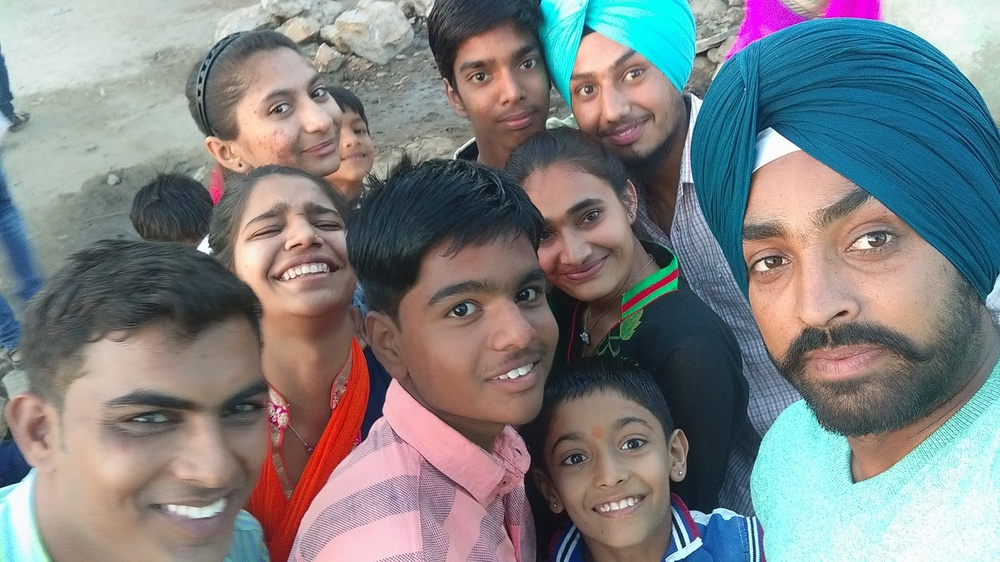
#> input picture python/open cv/img.jpg, 1000 x 562 px, shrunk from 3264 x 1836 before the run, given in place of the camera
$ python shape.py
#> lines starting #> are read from the running program, lines starting #| are printed output that depends on the picture; after the words box and inside, x2 and y2 are one past the last pixel; in counts of white or black regions, pixels touching at a corner belong together
import cv2
import numpy as np


i = 0
# reading image
cap=cv2.VideoCapture(0)
while True:
    ret,img=cap.read()
#> img is the input picture: shape (562, 1000, 3); mean B, G, R 129.9, 128.8, 126.7
    gray = cv2.cvtColor(img, cv2.COLOR_BGR2GRAY)
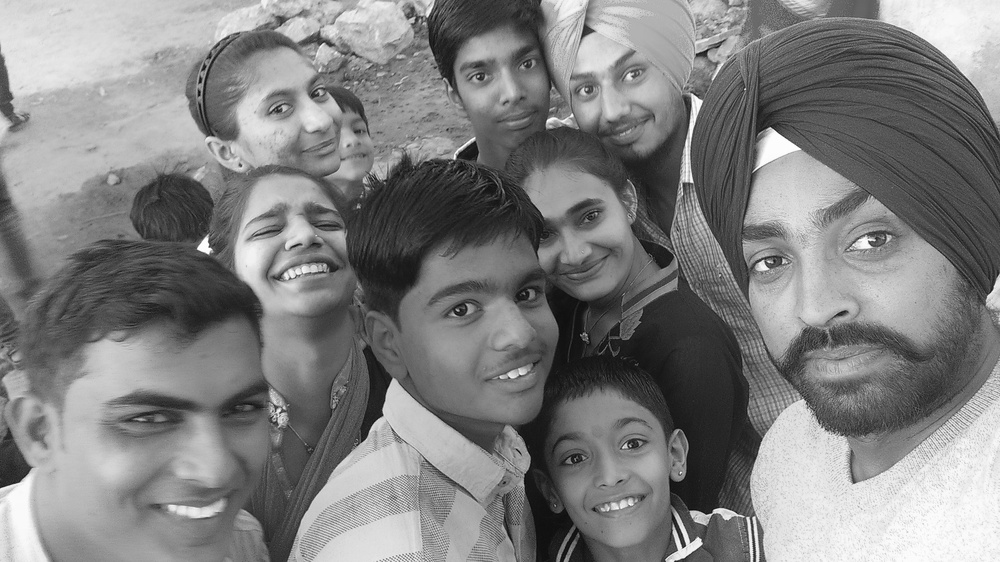
#> gray: shape (562, 1000); min 2, max 255, mean 128.3
    _, threshold = cv2.threshold(gray, 127, 255, cv2.THRESH_BINARY)
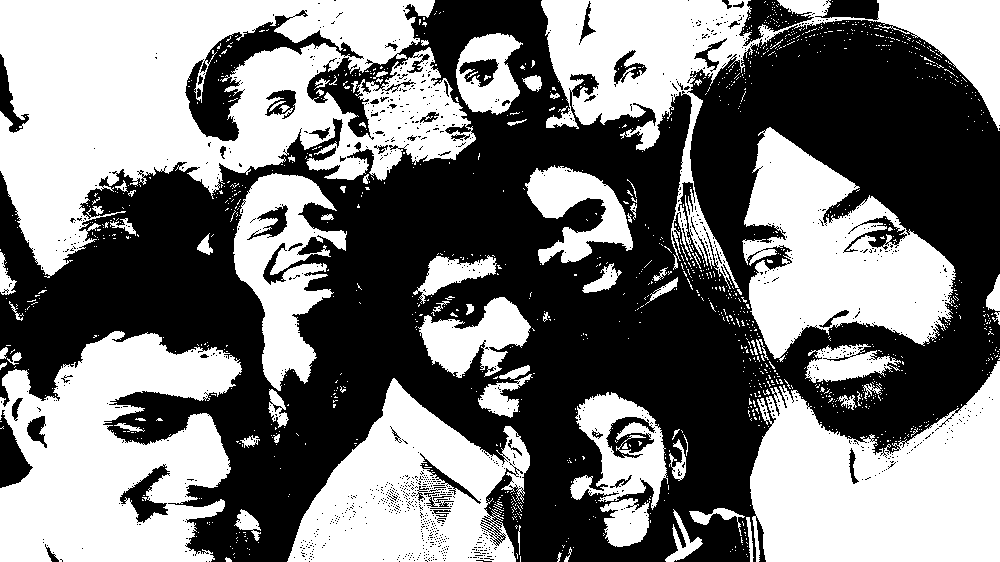
#> threshold: shape (562, 1000); 48% white; 1295 white regions (1212 under 20 px)
    contours, _ = cv2.findContours(threshold, cv2.RETR_TREE, cv2.CHAIN_APPROX_SIMPLE)
#> contours = 3335 contours, 3196 with area under 20; largest, box (x1, y1, x2, y2) and area: (0, 0, 476, 278) 75912, (0, 331, 242, 562) 38409, (750, 361, 1000, 562) 34307, (541, 0, 1000, 289) 29858, (742, 127, 956, 362) 27158
    for contour in contours:
        if i == 0:
            i = 1
            continue
        approx = cv2.approxPolyDP(contour, 0.01 * cv2.arcLength(contour, True), True)
        cv2.drawContours(img, [contour], 0, (0, 0, 255), 5)
        M = cv2.moments(contour)
        if M['m00'] != 0.0:
            x = int(M['m10']/M['m00'])
            y = int(M['m01']/M['m00'])

        if len(approx) == 3:
            cv2.putText(img, 'Triangle', (x, y),
                        cv2.FONT_HERSHEY_SIMPLEX, 0.6, (255, 255, 255), 2)

        elif len(approx) == 4:
            cv2.putText(img, 'Quadrilateral', (x, y),
                        cv2.FONT_HERSHEY_SIMPLEX, 0.6, (255, 255, 255), 2)

        elif len(approx) == 5:
            cv2.putText(img, 'Pentagon', (x, y),
                        cv2.FONT_HERSHEY_SIMPLEX, 0.6, (255, 255, 255), 2)

        elif len(approx) == 6:
            cv2.putText(img, 'Hexagon', (x, y),
                        cv2.FONT_HERSHEY_SIMPLEX, 0.6, (255, 255, 255), 2)

        else:
            cv2.putText(img, 'circle', (x, y),
                        cv2.FONT_HERSHEY_SIMPLEX, 0.6, (255, 255, 255), 2)
#> this loop made 3335 passes
#> (approx, x, y) on passes 10, 31, 44, 51: ([[557, 558], [558, 557], [559, 558], [558, 559]], 558, 558), ([[245, 540], [246, 541], [246, 540]], 245, 540), ([[744, 532], [745, 533], [745, 532]], 744, 532), ([[515, 526], [516, 525], [517, 526], [516, 527]], 516, 526)
#> (x, y) on passes 2, 9, 20, 21, 36, 49: (227, 559), (558, 556), (567, 555), (570, 550), (741, 540), (518, 535)
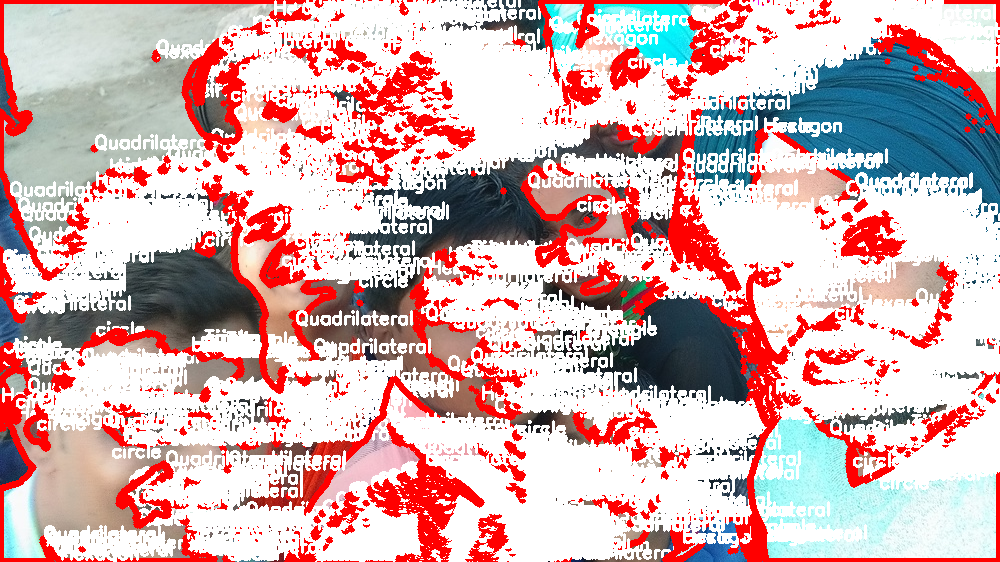
#> img: shape (562, 1000, 3); mean B, G, R 177.3, 176.7, 212
#> after the loop, i = 1

# displaying the image after drawing contours
    cv2.imshow('shapes', img)

    if cv2.waitKey(20) == ord('q'):
#> (key q is pressed here)
        break
cap.release()
#> (the run stopped early here; a loop or call above may not have finished)

$ run again, on python/open cv/bhai.jpg
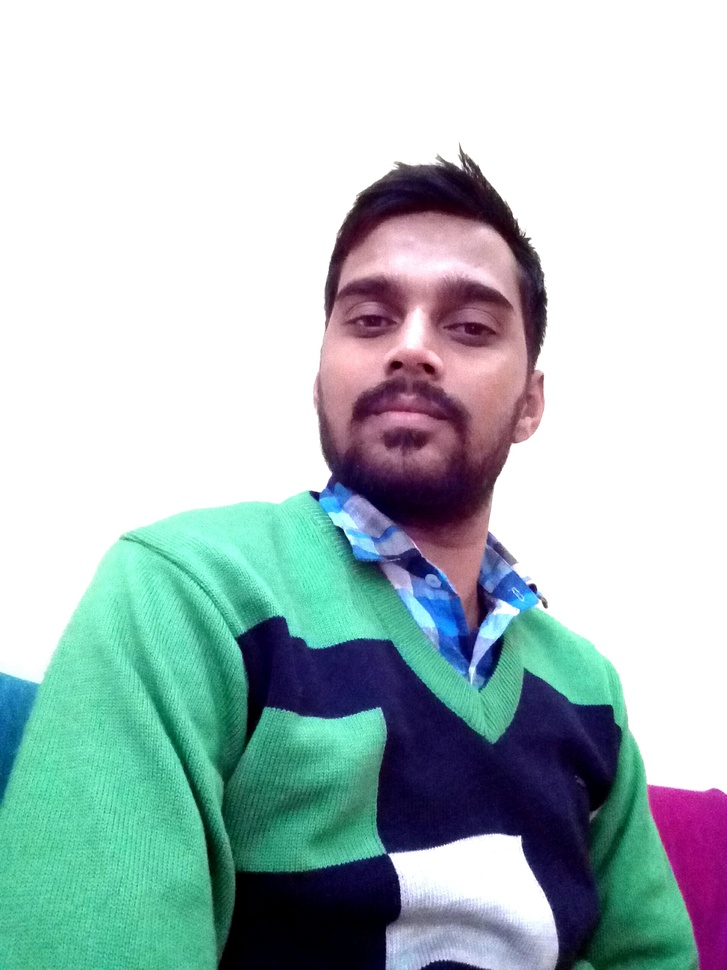
#> input picture python/open cv/bhai.jpg, 727 x 970 px, shrunk from 1920 x 2560 before the run, given in place of the camera
#> img is the input picture: shape (970, 727, 3); mean B, G, R 193.2, 192.3, 173.9
#> `gray = cv2.cvtColor(img, cv2.COLOR_BGR2GRAY)`:
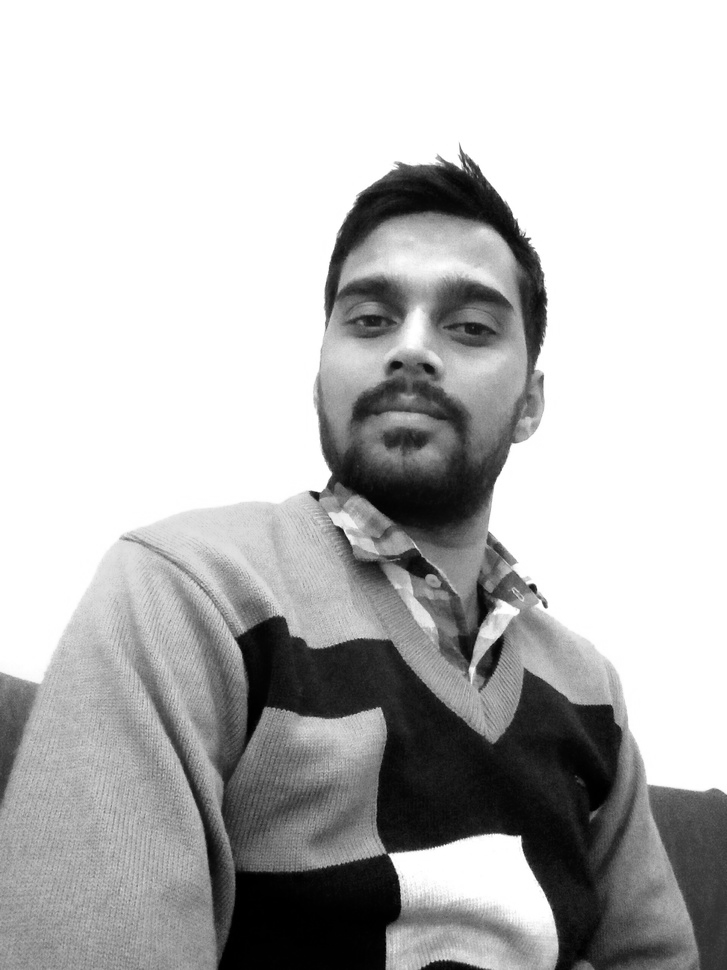
#> gray: shape (970, 727); min 0, max 255, mean 186.9
#> `_, threshold = cv2.threshold(gray, 127, 255, cv2.THRESH_BINARY)`:
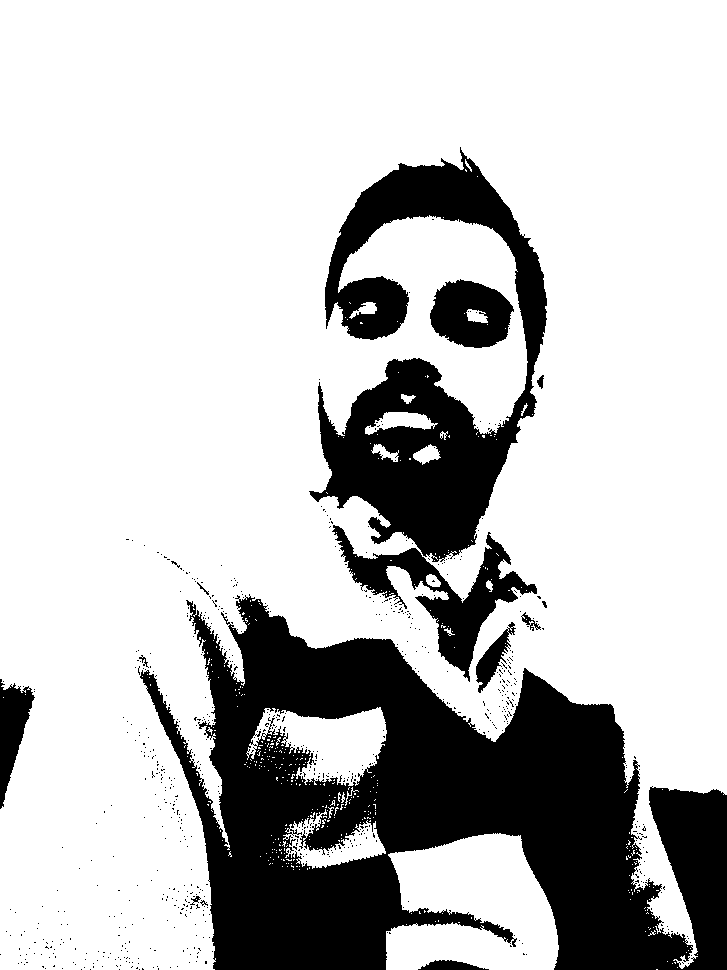
#> threshold: shape (970, 727); 76.1% white; 715 black regions (701 under 20 px)
#> contours = 1371 contours, 1340 with area under 20; largest, box (x1, y1, x2, y2) and area: (0, 0, 727, 970) 560276, (308, 146, 548, 563) 41660, (386, 833, 559, 970) 17209, (331, 524, 538, 683) 8701, (246, 707, 387, 786) 6015
